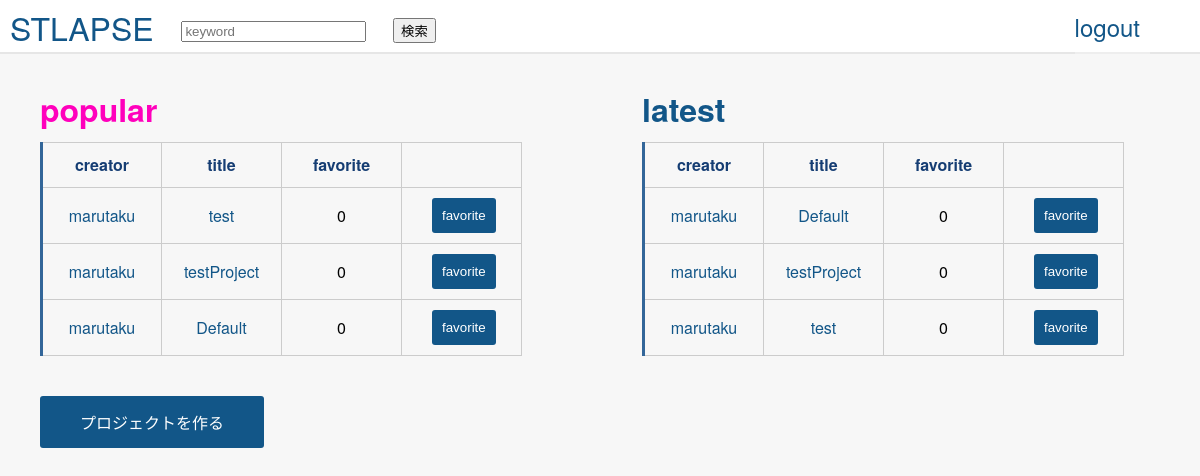
Page /top (signed in) on the earlier database version.
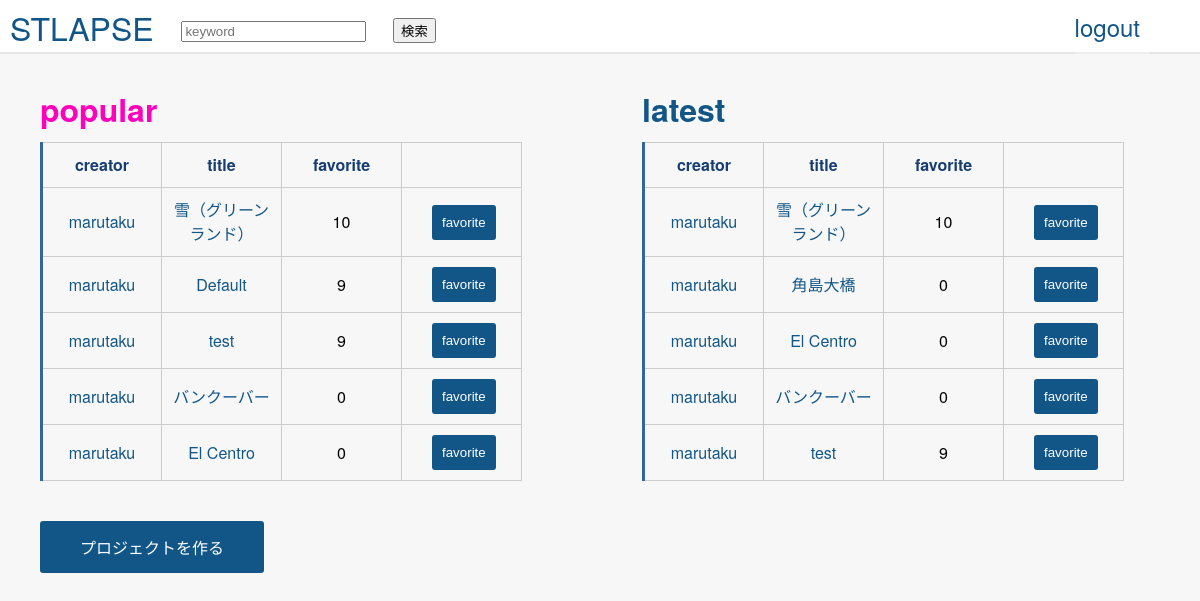
Same page on the later database version.
### lib/models.py (models this page shows)
class HyperLapse (db.Model):
    __tablename__ = 'hyperlapse'
    id = db.Column(db.Integer, primary_key=True)
    name = db.Column(db.String)
    start_latlng1 = db.Column(db.Float)
    start_latlng2 = db.Column(db.Float)
    end_latlng1 = db.Column(db.Float)
    end_latlng2 = db.Column(db.Float)
    viewpoint_latlng1 = db.Column(db.Float)
    viewpoint_latlng2 = db.Column(db.Float)
    creator = db.Column(db.ForeignKey('user.name', onupdate='CASCADE', ondelete='CASCADE'))
    fav = db.Column(db.Integer, default=0)
    created_at = db.Column(db.DateTime,  default=db.func.now())
    def __repr__(self):
        return '<HyperLapse id={id} name={name}>'.format(
            id=self.id, name=self.name)

### lib/view.py (the view)
@app.route('/top', methods=['GET'])
@login_required
def top():
    late_project = HyperLapse.query.order_by(HyperLapse.created_at.desc())[:5]
    popular_project = HyperLapse.query.order_by(HyperLapse.fav.desc())[:5]
    context = {'latest': late_project, 'popular': popular_project}
    print(context['latest'])
    return render_template('top.html', latest=late_project, popular=popular_project)

### lib/view.py (called while the page is built)
def login_required(f):
    @wraps(f)
    def decorated_function(*args, **kwargs):
        if g.user is None:
            return redirect(url_for('login', next=request.url))
        return f(*args, **kwargs)
    return decorated_function

@app.before_request
def before_request():
    g.user = session.get('id')

### src/template/top.html (shortened to what this page needs)
{% extends "layout.html" %}
{% block body %}
<div class="top-container">
<div class="popular-container">
<h3 class="pick-color">popular</h3>
{% if popular %}
<table class="tabel">
    <thead>
    <tr>
        <th>creator</th>
        <th>title</th>
        <th>favorite</th>
        <th></th>
    </tr>
    </thead>
    <tbody>
    {% for project in popular %}
    <tr>
        <td>
            <a href="{{url_for('user_detail', user_name=project.creator)}}" >
                {{ project.creator }}
            </a>
        </td>
        <td>
            <a href="{{url_for('render_project', project_id=project.id)}}" target="_blank">
            {{ project.name }}
            </a>
        </td>
        <td>
            {{ project.fav }}
        </td>
        <td class="favorite-class">
           <div class="fav-td">
               <div class="favorite">
               <input class="fav-btn" type="button" value="favorite" data="{{project.id}}" >
           </div>
        </td>
    </tr>
    {% endfor %}
    </tbody>
</table>
{% else %}
<h4>No project are available</h4>
{% endif %}
</div>
<div class="latest-container">
<h3 class="normal-color">latest</h3>
{% if latest %}
<table >
    <thead>
    <tr>
        <th>creator</th>
        <th>title</th>
        <th>favorite</th>
        <th></th>
    </tr>
    </thead>
    <tbody>
    {% for project in latest %}
    <tr>
        <td>
            <a href="{{url_for('user_detail', user_name=project.creator)}}">
                {{ project.creator }}
            </a>
        </td>
        <td>
            <a href="{{url_for('render_project', project_id=project.id)}}" target="_blank">
            {{ project.name }}
            </a>
        </td>
        <td>
            {{ project.fav }}
        </td>
        <td>
            <div class="fav-td">
                <div class="favorite">
                <input class="fav-btn" type="button" value="favorite" data="{{project.id}}" >
            </div>
        </td>
    </tr>
    {% endfor %}
    </tbody>
</table>
{% else %}
<h4>No project are available</h4>
{% endif %}
</div>
</div>
<button class="project-btn" onclick="redirectCreatePage()">プロジェクトを作る</button>
{% endblock %}

Differences in the rows shown:
no longer on one of the page's lists (row edited): HyperLapse: creator "marutaku", name "test", fav "0"
added HyperLapse: creator "marutaku", name "雪（グリーンランド）", fav "10"
changed HyperLapse: name "test" → "Default"; fav "0" → "9"
changed HyperLapse: name "testProject" → "test"; fav "0" → "9"
added HyperLapse: creator "marutaku", name "バンクーバー", fav "0"
changed HyperLapse: name "Default" → "El Centro"
added HyperLapse: creator "marutaku", name "角島大橋", fav "0", shown under "latest"
